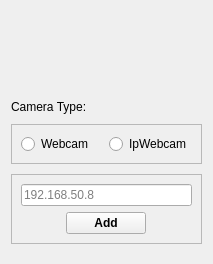
            <widget class="QWidget" name="CameraSetup">
             <layout class="QVBoxLayout" name="verticalLayout_9">
              <item alignment="Qt::AlignTop">
               <widget class="QWidget" name="widget_10" native="true">
                <property name="minimumSize">
                 <size>
                  <width>162</width>
                  <height>229</height>
                 </size>
                </property>
                <layout class="QVBoxLayout" name="verticalLayout_21">
                 <property name="spacing">
                  <number>10</number>
                 </property>
                 <property name="leftMargin">
                  <number>0</number>
                 </property>
                 <property name="rightMargin">
                  <number>0</number>
                 </property>
                 <item alignment="Qt::AlignHCenter">
                  <widget class="QLabel" name="label_9">
                   <property name="minimumSize">
                    <size>
                     <width>70</width>
                     <height>70</height>
                    </size>
                   </property>
                   <property name="maximumSize">
                    <size>
                     <width>70</width>
                     <height>70</height>
                    </size>
                   </property>
                   <property name="text">
                    <string/>
                   </property>
                   <property name="pixmap">
                    <pixmap resource="QSS/QSS_Resources.qrc">:/icons/Icons/camera.png</pixmap>
                   </property>
                   <property name="scaledContents">
                    <bool>true</bool>
                   </property>
                  </widget>
                 </item>
                 <item>
                  <widget class="QLabel" name="label_23">
                   <property name="text">
                    <string>Camera Type: </string>
                   </property>
                  </widget>
                 </item>
                 <item alignment="Qt::AlignLeft">
                  <widget class="QFrame" name="frame_29">
                   <property name="frameShape">
                    <enum>QFrame::StyledPanel</enum>
                   </property>
                   <property name="frameShadow">
                    <enum>QFrame::Raised</enum>
                   </property>
                   <layout class="QHBoxLayout" name="horizontalLayout_35">
                    <property name="spacing">
                     <number>15</number>
                    </property>
                    <item>
                     <widget class="QRadioButton" name="WebcamRadio">
                      <property name="text">
                       <string>Webcam</string>
                      </property>
                     </widget>
                    </item>
                    <item>
                     <widget class="QRadioButton" name="IpWebcamRadio">
                      <property name="text">
                       <string>IpWebcam</string>
                      </property>
                     </widget>
                    </item>
                   </layout>
                  </widget>
                 </item>
                 <item alignment="Qt::AlignTop">
                  <widget class="QFrame" name="frame_14">
                   <property name="frameShape">
                    <enum>QFrame::StyledPanel</enum>
                   </property>
                   <property name="frameShadow">
                    <enum>QFrame::Raised</enum>
                   </property>
                   <layout class="QVBoxLayout" name="verticalLayout_22">
                    <item>
                     <widget class="QLineEdit" name="CameraIpAddress">
                      <property name="font">
                       <font>
                        <family>MS Shell Dlg 2</family>
                       </font>
                      </property>
                      <property name="placeholderText">
                       <string>192.168.50.8</string>
                      </property>
                     </widget>
                    </item>
                    <item alignment="Qt::AlignHCenter">
                     <widget class="QPushButton" name="SetupCamera">
                      <property name="font">
                       <font>
                        <weight>75</weight>
                        <bold>true</bold>
                       </font>
                      </property>
                      <property name="cursor">
                       <cursorShape>PointingHandCursor</cursorShape>
                      </property>
                      <property name="text">
                       <string>Add</string>
                      </property>
                      <property name="icon">
                       <iconset resource="QSS/QSS_Resources.qrc">
                        <normaloff>:/icons/Icons/plus.png</normaloff>:/icons/Icons/plus.png</iconset>
                      </property>
                      <property name="iconSize">
                       <size>
                        <width>15</width>
                        <height>15</height>
                       </size>
                      </property>
                     </widget>
                    </item>
                   </layout>
                  </widget>
                 </item>
                </layout>
               </widget>
              </item>
             </layout>
            </widget>
